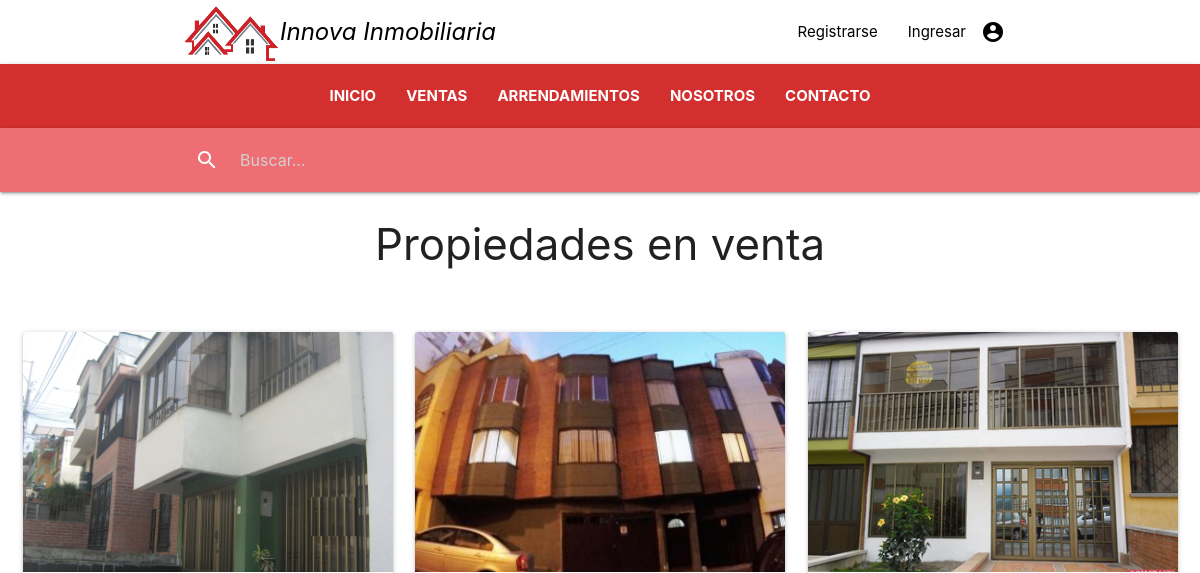
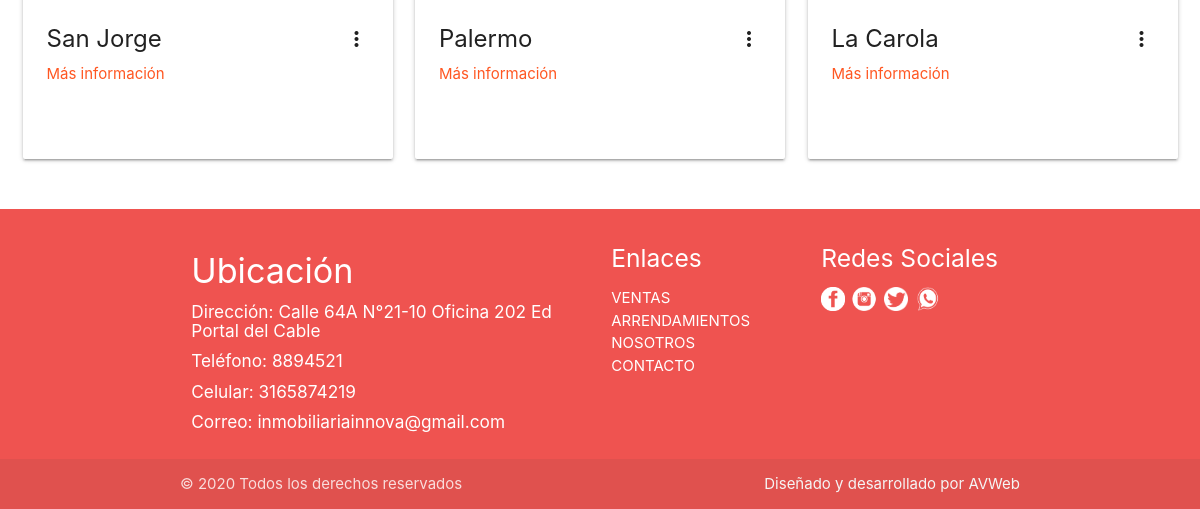
The page /paginas/ventas/ on the database as committed earlier (2 pictures, top to bottom).
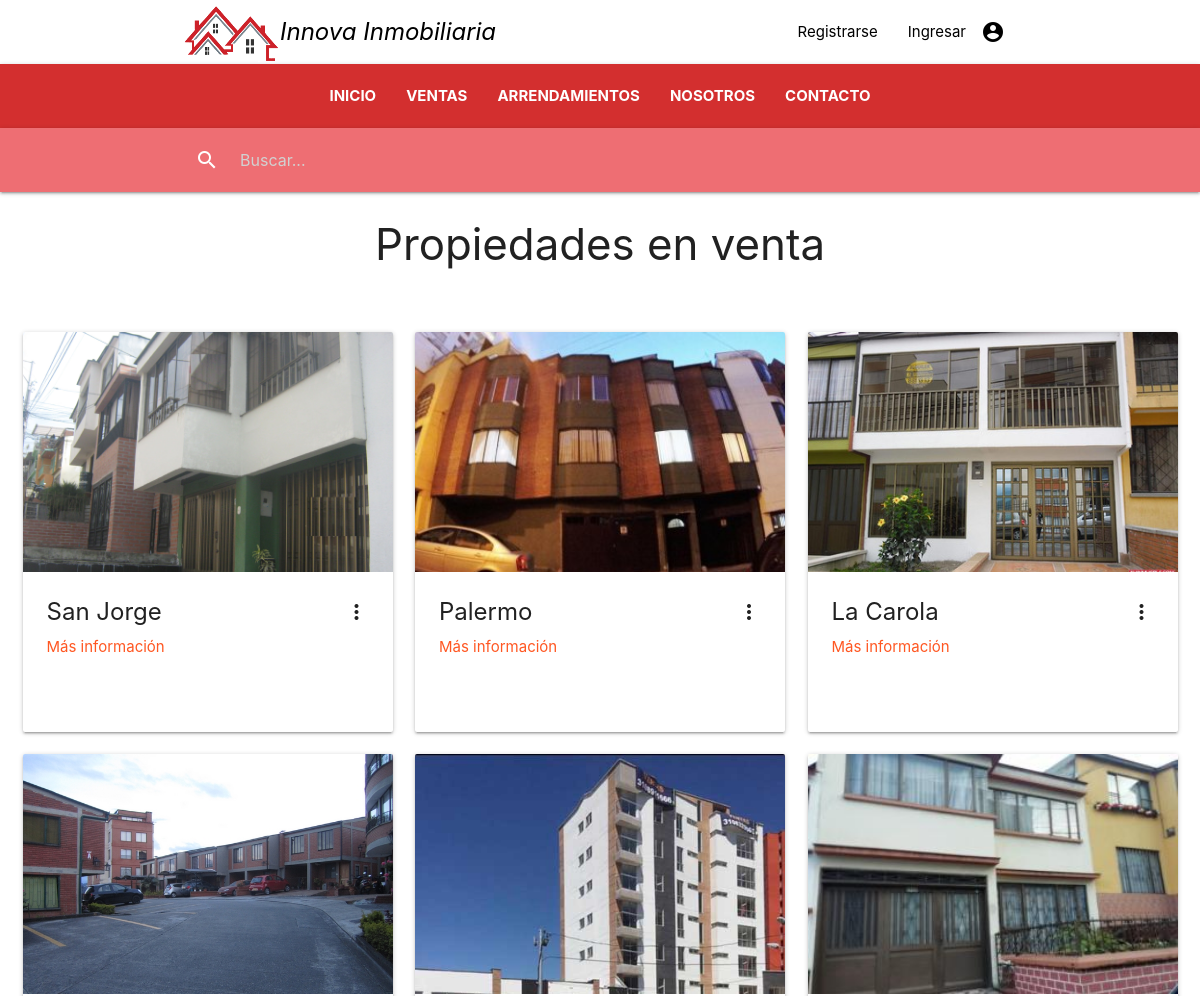
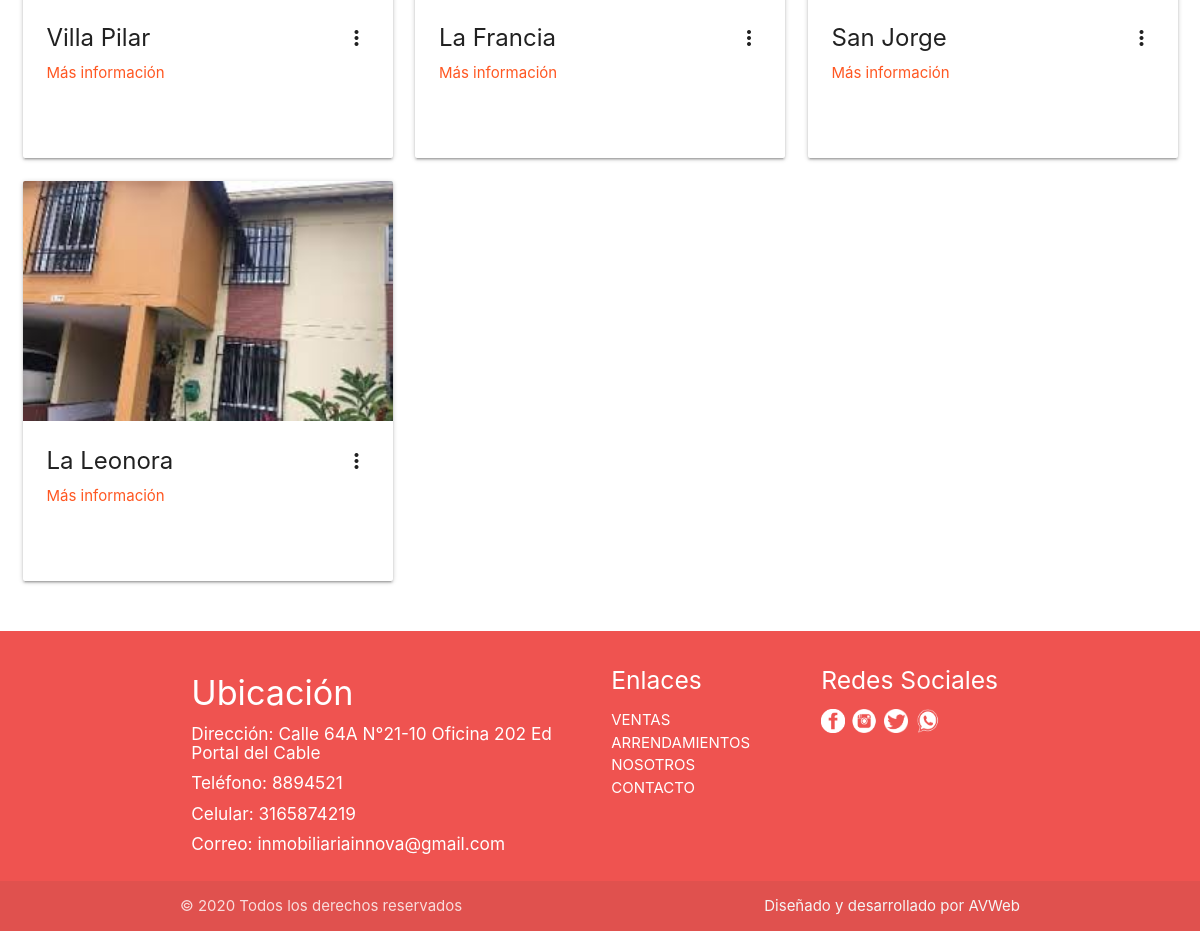
The same page on the database as committed later (2 pictures, top to bottom).
### inmueble/models.py (models this page shows, shortened)
class Inmueble(models.Model):
    codigo = models.CharField(max_length=50, null=False)
    direccion = models.CharField(max_length=100, null=False)
    IDBarrio = models.ForeignKey(Barrio, null=False, on_delete=models.PROTECT)
    precio = models.DecimalField(max_digits=9, decimal_places=0,  null=False)
    IDTipo_de_inmueble = models.ForeignKey(Tipo_de_inmueble, null=False, on_delete=models.PROTECT)
    IDTipo_de_oferta = models.ForeignKey(Tipo_de_oferta, null=False, on_delete=models.PROTECT)
    alcoba = models.IntegerField(null=False)
    baño = models.IntegerField(null=False)
    parqueadero = models.BooleanField(null=False)
    disponible = models.BooleanField(null=False)
    descripcion = models.CharField(max_length=300, null=True)
    imagenppal = models.FileField(null=False, upload_to="imagenes/%Y/%m/%d")

class Barrio(models.Model):
    nombre = models.CharField(max_length=80, null=False)
    IDCiudad = models.ForeignKey(Ciudad, null=False, on_delete=models.PROTECT)

### inmueble/views.py (the view)
# urls.py: path('paginas/ventas/', views.VentaList.as_view(), name='ventas'),
class VentaList(ListView):
    template_name = 'paginas/ventas.html'
    model = Inmueble
    context_object_name = 'inmuebles'

### templates/paginas/ventas.html (shortened to what this page needs)
{% extends 'base/base.html' %}
{% load static %}
{% load humanize %}
{% block container2 %}
<h3 class="center-align">Propiedades en venta</h3>
<br>
<div class="section">
  <div class="row">
    <div class="col s12">
      {% for inmueble in inmuebles %}
        {% if inmueble.IDTipo_de_oferta.nombre == "Venta" %}
          <div class="col s12 m4">
            <div class="card medium">
              <div class="card-image waves-effect waves-block waves-light">
                <img class="activator" src="../../media/{{ inmueble.imagenppal }}">
              </div>
              <div class="card-content">
                <span class="card-title activator grey-text text-darken-4"><b>{{ inmueble.IDBarrio.nombre }}</b>
                  <i class="material-icons right">more_vert</i>
                </span>
                <p><a class="deep-orange-text darken-4" href="{% url 'detalle' inmueble.id %}">Más información</a></p>
              </div>
            </div>
          </div>
        {% endif %}
      {% endfor %}
    </div>
  </div>
</div>
{% endblock %}

### templates/base/base.html (shortened to what this page needs)
{% load static %}
<!DOCTYPE html>
<html lang="en" dir="ltr">
  <head>
    <link type="text/css" rel="stylesheet" href="{% static 'css/materialize.css' %}"  media="screen,projection"/>
  </head>
  <body>
    <nav class="white" role="navigation">
      <div class="nav-wrapper container">
        <img src="{% static 'img/Logo5.png' %}" style="width: 100px; height: 64px">
        <a id="logo-container" class="brand-logo">
          <span class="black-text text-darken-2"><i>Innova Inmobiliaria</i></span></a>
        <ul class="right hide-on-med-and-down">
          {% if user.is_authenticated %}
            <li>
              <a class='dropdown-trigger black-text' href='#' data-target='dropdown1'>
                  <i class="material-icons right">face</i>
                  <span class="black-text text-darken-2">Perfil</span>
              </a>
            </li>
              <ul id='dropdown1' class='dropdown-content'>
                {% if user.perfil.IDRol.nombre == "Asesor" %}
                  <li><h6>{{ user.perfil.IDRol.nombre }} {{ user.username }}</h6></li>
                  <li class="divider"></li>
                  <li><a href="{% url 'gestion' %}">Gestión de la propiedad</a></li>
                  <li><a href="{% url 'listar_gestion' %}">Inmuebles y propietarios</a></li>
                  <li class="divider"></li>
                  <li><a href="{% url 'crear' %}">Ingreso de inmuebles</a></li>
                  <li><a href="{% url 'listar' %}">Listado de inmuebles</a></li>
                  <li class="divider"></li>
                  <li><a href="{% url 'mis_citas' %}">Mis citas</a></li>
                  <li class="divider"></li>
                  <li><a href="{% url 'logout' %}">Cerrar Sesión</a></li>
                {% else %}
                  <li><h6>{{ user.perfil.IDRol.nombre }} {{ user.username }}</h6></li>
                  <li class="divider"></li>
                  <li><a href="{% url 'mis_inmuebles' %}">Mis inmuebles</a></li>
                  <li class="divider"></li>
                  <li><a href="{% url 'logout' %}">Cerrar Sesión</a></li>
                {% endif %}
              </ul>
          {% else %}
            <li>
              <a href="{% url 'usuario:signup' %}">
                <span class="black-text text-darken-2">Registrarse</span>
              </a>
            </li>
            <li>
              <a href="{% url 'login' %}" class="black-text">
                <i class="material-icons right">account_circle</i>
                <span class="black-text text-darken-2">Ingresar</span>
              </a>
            </li>
          {% endif %}
        </ul>
      </div>
    </nav>
    <nav class="nav-extended red darken-2 white-text" >
      <div class="nav-wrapper">
        <ul id="nav-mobile" class="hide-on-med-and-down">
          <li><a href="{% url 'inicio' %}"><b>INICIO</b></a></li>
          <li><a href="{% url 'ventas' %}"><b>VENTAS</b></a></li>
          <li><a href="{% url 'arrendamientos' %}"><b>ARRENDAMIENTOS</b></a></li>
          <li><a href="{% url 'nosotros' %}"><b>NOSOTROS</b></a></li>
          <li><a href="{% url 'contacto' %}"><b>CONTACTO</b></a></li>
        </ul>
      </div>
    </nav>
    <nav>
      <div class="nav-wrapper container">
        <form method="get" action="{% url 'buscar' %}"> {% csrf_token %}
            <div class="input-field">
              <input id="search" type="search" name="buscar" placeholder="Buscar..." required>
              <label class="label-icon" for="search"><i class="material-icons">search</i></label>
            </div>
        </form>
      </div>
    </nav>
      {% block container2 %}
      {% endblock %}
  </body>
  <footer class="page-footer red lighten-1 white-text">
      <div class="container">
        <div class="row">
          <div class="col l6 s12">
            <h4>Ubicación</h4>
            <h6>Dirección: Calle 64A N°21-10 Oficina 202 Ed Portal del Cable</h6>
            <h6>Teléfono: 8894521</h6>
            <h6>Celular: 3165874219</h6>
            <h6>Correo: inmobiliariainnova@gmail.com</h6>
          </div>
          <div class="col l3 s12">
            <h5 class="white-text">Enlaces</h5>
            <ul>
              <li><a class="white-text text-lighten-3" href="{% url 'ventas' %}">VENTAS</a></li>
              <li><a class="white-text text-lighten-3" href="{% url 'arrendamientos' %}">ARRENDAMIENTOS</a></li>
              <li><a class="white-text text-lighten-3" href="{% url 'nosotros' %}">NOSOTROS</a></li>
              <li><a class="white-text text-lighten-3" href="{% url 'contacto' %}">CONTACTO</a></li>
            </ul>
          </div>
          <div class="col l3 s12">
            <h5 class="white-text">Redes Sociales</h5>
            <ul>
              <li>
                <img src="{% static 'img/Icono Facebook.png' %}" style="width:24px; height:24px;">
                <img src="{% static 'img/Icono Instagram.png' %}" style="width:30px; height:24px;">
                <img src="{% static 'img/Icono Twitter.png' %}" style="width:24px; height:24px;">
                <img src="{% static 'img/Icono Whatsapp.png' %}" style="width:32px; height:24px;">
              </li>
            </ul>
          </div>
        </div>
      </div>
      <div class="footer-copyright">
        <div class="container">
        © 2020 Todos los derechos reservados
        <a class="grey-text text-lighten-4 right">Diseñado y desarrollado por AVWeb</a>
        </div>
      </div>
  </footer>
</html>

Rows that differ between the two databases and show on the page:
added Inmueble: imagenppal (picture), IDBarrio.nombre "Villa Pilar"
added Inmueble: imagenppal (picture), IDBarrio.nombre "La Francia"
added Inmueble: imagenppal (picture), IDBarrio.nombre "San Jorge"
added Inmueble: imagenppal (picture), IDBarrio.nombre "La Leonora"
